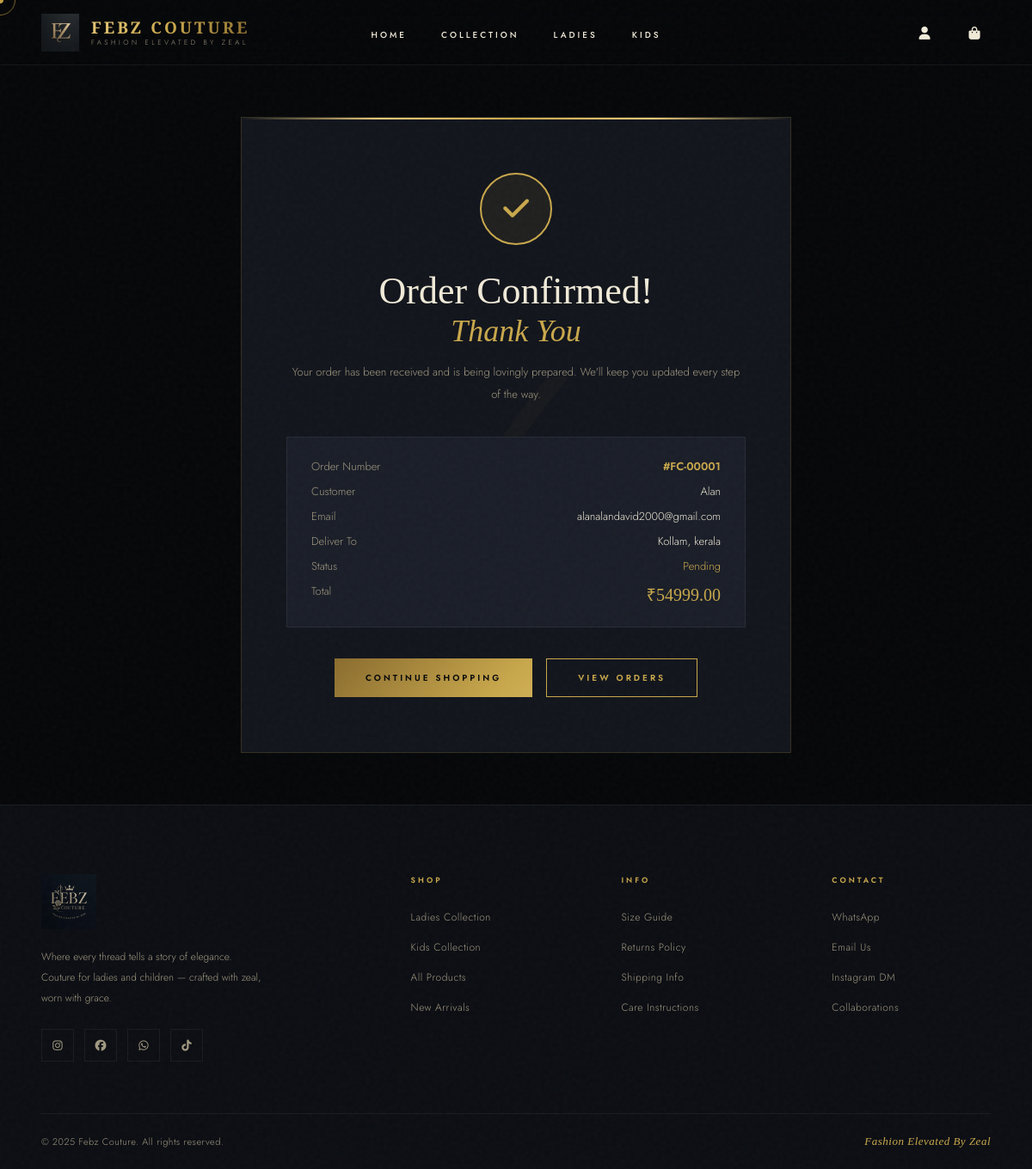
The app's page /order/success/1/ (signed in) with its own data.
### store/models.py (models this page shows, shortened)
class Order(models.Model):
    STATUS_CHOICES = [
        ('pending', 'Pending'), ('confirmed', 'Confirmed'),
        ('processing', 'Processing'), ('shipped', 'Shipped'),
        ('delivered', 'Delivered'), ('cancelled', 'Cancelled'),
    ]
    user = models.ForeignKey(User, on_delete=models.SET_NULL, null=True, blank=True)
    session_key = models.CharField(max_length=40, blank=True)
    full_name = models.CharField(max_length=200)
    email = models.EmailField()
    phone = models.CharField(max_length=20)
    address = models.TextField()
    city = models.CharField(max_length=100)
    state = models.CharField(max_length=100)
    pincode = models.CharField(max_length=10)
    total_amount = models.DecimalField(max_digits=10, decimal_places=2)
    status = models.CharField(max_length=20, choices=STATUS_CHOICES, default='pending')
    created_at = models.DateTimeField(auto_now_add=True)
    updated_at = models.DateTimeField(auto_now=True)
    class Meta:
        ordering = ['-created_at']

### store/views.py (the view)
# urls.py: path('order/success/<int:order_id>/', views.order_success, name='order_success'),
def order_success(request, order_id):
    order = get_object_or_404(Order, id=order_id)
    return render(request, 'store/order_success.html', {'order': order})

### store/context_processors.py (called while the page is built)
def cart_count(request):
    cart = request.session.get('cart', {})
    count = sum(item['quantity'] for item in cart.values())
    return {'cart_count': count}

### store/templates/store/order_success.html (shortened to what this page needs)
{% extends 'store/base.html' %}
{% load static %}
{% block content %}
<div class="success-page">
  <div class="success-card">
    <div class="success-icon"><i class="fas fa-check"></i></div>
    <h1 class="success-h1">Order Confirmed!<em>Thank You</em></h1>
    <p class="success-p">Your order has been received and is being lovingly prepared. We'll keep you updated every step of the way.</p>
    <div class="order-box">
      <div class="order-detail"><span>Order Number</span><span style="color:var(--gold);font-weight:600;">#FC-{{ order.id|stringformat:"05d" }}</span></div>
      <div class="order-detail"><span>Customer</span><span>{{ order.full_name }}</span></div>
      <div class="order-detail"><span>Email</span><span>{{ order.email }}</span></div>
      <div class="order-detail"><span>Deliver To</span><span>{{ order.city }}, {{ order.state }}</span></div>
      <div class="order-detail"><span>Status</span><span style="color:var(--gold);">{{ order.get_status_display }}</span></div>
      <div class="order-detail"><span>Total</span><span style="font-family:'Playfair Display',serif;font-size:20px;color:var(--gold);">₹{{ order.total_amount }}</span></div>
    </div>
    <div class="success-actions">
      <a href="{% url 'shop' %}" class="btn-gold">Continue Shopping</a>
      {% if user.is_authenticated %}<a href="{% url 'profile' %}" class="btn-ghost"><span>View Orders</span></a>{% endif %}
    </div>
  </div>
</div>
{% endblock %}

### store/templates/store/base.html (style rules this page uses)
:root { --gold: #c9a84c; --gold-light: #e8c97a; --gold-dim: #8a6c2e; --gold-glow: rgba(201,168,76,0.25); --obsidian: #060709; --dark-1: #0c0e13; --dark-2: #12151c; --dark-3: #1a1e28; --dark-4: #232838; --border: rgba(201,168,76,0.18); --border-dim: rgba(255,255,255,0.06); --cream: #f0ead8; --cream-dim: #a09880; --white: #ffffff; --transition: cubic-bezier(0.65,0,0.35,1); }
*, *::before, *::after { margin:0; padding:0; box-sizing:border-box; }
html { scroll-behavior: smooth; }
body { background: var(--obsidian); color: var(--cream); font-family: 'Jost', sans-serif; font-weight: 300; overflow-x: hidden; cursor: none; }
body::before { content: ''; position: fixed; inset: 0; opacity: 0.028; pointer-events: none; z-index: 9998; }
.btn-gold { display: inline-flex; align-items: center; gap: 10px; padding: 15px 36px; background: linear-gradient(135deg, var(--gold-dim), var(--gold), var(--gold-light), var(--gold)); background-size: 250% 250%; color: var(--obsidian); border: none; font-family: 'Jost', sans-serif; font-size: 10px; font-weight: 600; letter-spacing: 3px; text-transform: uppercase; cursor: none; text-decoration: none; position: relative; overflow: hidden; transition: all 0.4s var(--transition); animation: shimmer 4s ease infinite; }
.btn-gold::after { content: ''; position: absolute; inset: 0; background: linear-gradient(135deg, transparent 30%, rgba(255,255,255,0.2) 50%, transparent 70%); transform: translateX(-100%); transition: transform 0.6s var(--transition); }
.btn-ghost { display: inline-flex; align-items: center; gap: 10px; padding: 14px 36px; background: transparent; color: var(--gold); border: 1px solid var(--gold); font-family: 'Jost', sans-serif; font-size: 10px; font-weight: 600; letter-spacing: 3px; text-transform: uppercase; cursor: none; text-decoration: none; transition: all 0.4s var(--transition); position: relative; overflow: hidden; }
.btn-ghost::before { content: ''; position: absolute; inset: 0; background: var(--gold); transform: scaleX(0); transform-origin: left; transition: transform 0.4s var(--transition); }
.btn-ghost span { position: relative; z-index: 1; }

### store/templates/store/order_success.html (style rules this page uses)
.success-page { min-height: calc(100vh - 76px); display: flex; align-items: center; justify-content: center; padding: 60px 20px; }
.success-card { background: var(--dark-2); border: 1px solid var(--border); max-width: 640px; width: 100%; padding: 64px 52px; text-align: center; position: relative; overflow: hidden; }
.success-card::before { content: ''; position: absolute; top: 0; left: 0; right: 0; height: 2px; background: linear-gradient(90deg, transparent, var(--gold-light), var(--gold), var(--gold-light), transparent); }
.success-card::after { content: '✓'; font-family: 'Playfair Display', serif; font-size: 240px; color: rgba(201,168,76,0.03); position: absolute; top: 50%; left: 50%; transform: translate(-50%, -50%); pointer-events: none; }
.success-icon { width: 84px; height: 84px; border-radius: 50%; background: rgba(201,168,76,0.08); border: 2px solid var(--gold); display: flex; align-items: center; justify-content: center; margin: 0 auto 28px; font-size: 34px; color: var(--gold); position: relative; z-index: 1; animation: successPop 0.6s cubic-bezier(0.68,-0.55,0.265,1.55) both; }
.success-h1 { font-family: 'Playfair Display', serif; font-size: 44px; font-weight: 400; color: var(--cream); margin-bottom: 14px; position: relative; z-index: 1; }
.success-h1 em { font-style: italic; color: var(--gold); display: block; font-size: 36px; }
.success-p { font-size: 13px; line-height: 2; color: var(--cream-dim); margin-bottom: 36px; position: relative; z-index: 1; }
.order-box { background: var(--dark-3); border: 1px solid var(--border-dim); padding: 24px 28px; margin-bottom: 36px; text-align: left; position: relative; z-index: 1; }
.order-detail { display: flex; justify-content: space-between; margin-bottom: 10px; font-size: 13px; }
.order-detail:last-child { margin-bottom: 0; }
.order-detail span:first-child { color: var(--cream-dim); }
.success-actions { display: flex; gap: 16px; justify-content: center; flex-wrap: wrap; position: relative; z-index: 1; }

### records on screen
Order: id "00001", full_name "Alan", email "alanalandavid2000@gmail.com", city "Kollam", state "kerala", status "Pending", total_amount "54999.00"
